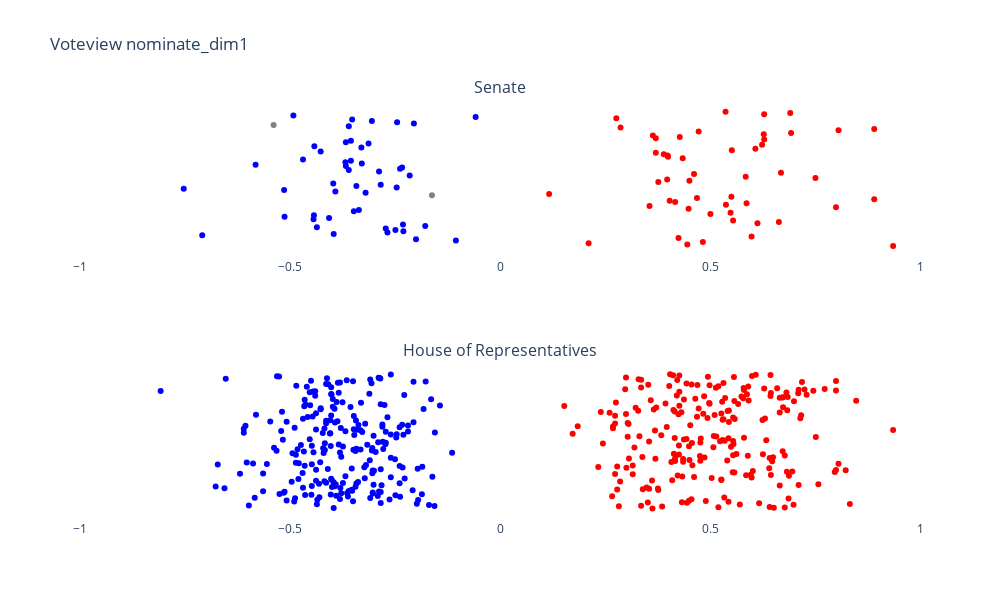

Here is the notebook cell this chart was saved with:
### Markdown cell above
# Nominate Dim 1

### Code cell
senate: pd.DataFrame = DATABASE[DATABASE["chamber"] == "Senate"]
house: pd.DataFrame = DATABASE[DATABASE["chamber"] == "House"]

fig = make_subplots(
    rows=2,
    cols=1,
    subplot_titles=("Senate", "House of Representatives"),
)

fig.add_trace(
    go.Scatter(
        x=senate["nominate_dim1"],
        mode="markers",
        marker_color=senate["color"],
    ),
    row=1,
    col=1,
)

fig.add_trace(
    go.Scatter(
        x=house["nominate_dim1"],
        mode="markers",
        marker_color=house["color"],
    ),
    row=2,
    col=1,
)

fig.update_layout(
    title="Voteview nominate_dim1",
    xaxis_title="",
    yaxis_title="",
    height=600,
    width=1000,
    showlegend=False,
    paper_bgcolor="rgba(0,0,0,0)",
    plot_bgcolor="rgba(0,0,0,0)",
    autosize=False,
)

fig.update_yaxes(showticklabels=False)
fig.update_xaxes(range=[-1, 1])
fig.write_image(ASSETS_DIR / "voteview-nominate-dim1.png")
fig.show()

### Figure 1 — Plotly figure (JSON) as saved in the notebook; plotly's stock layout.template omitted (floating-point values rounded to 4 significant figures; data arrays with more than 128 entries replaced by an {"elided": "..."} marker saying what was removed)
{"data": [{"marker": {"color": ["red", "red", "red", "red", "blue", "blue", "red", "red", "blue", "blue", "blue", "blue", "blue", "blue", "blue", "blue", "blue", "red", "red", "red", "blue", "blue", "blue", "blue", "red", "red", "blue", "blue", "red", "red", "red", "red", "red", "red", "red", "red", "red", "red", "gray", "red", "blue", "blue", "blue", "blue", "blue", "blue", "blue", "blue", "red", "red", "red", "red", "red", "blue", "red", "red", "blue", "blue", "blue", "blue", "blue", "blue", "blue", "blue", "blue", "blue", "red", "red", "red", "red", "red", "blue", "red", "red", "blue", "blue", "red", "blue", "blue", "blue", "red", "red", "red", "red", "red", "red", "red", "red", "red", "red", "blue", "gray", "blue", "blue", "blue", "blue", "red", "blue", "blue", "red", "red", "red"]}, "mode": "markers", "type": "scatter", "x": [0.936, 0.446, 0.211, 0.483, -0.105, -0.2, 0.425, 0.599, -0.709, -0.396, -0.268, -0.23, -0.249, -0.272, -0.436, -0.178, -0.231, 0.613, 0.664, 0.555, -0.444, -0.407, -0.513, -0.443, 0.501, 0.549, -0.348, -0.336, 0.449, 0.8, 0.356, 0.538, 0.587, 0.417, 0.404, 0.891, 0.469, 0.551, -0.162, 0.117, -0.32, -0.392, -0.514, -0.753, -0.246, -0.342, -0.284, -0.397, 0.377, 0.451, 0.398, 0.751, 0.585, -0.215, 0.462, 0.669, -0.288, -0.36, -0.238, -0.233, -0.367, -0.582, -0.329, -0.368, -0.355, -0.469, 0.435, 0.4, 0.399, 0.39, 0.371, -0.427, 0.552, 0.608, -0.33, -0.442, 0.624, -0.313, -0.367, -0.355, 0.629, 0.371, 0.428, 0.364, 0.628, 0.693, 0.473, 0.806, 0.891, 0.287, -0.36, -0.539, -0.205, -0.245, -0.305, -0.352, 0.277, -0.058, -0.492, 0.629, 0.691, 0.537], "xaxis": "x", "yaxis": "y"}, {"marker": {"color": {"elided": "455 str values"}}, "mode": "markers", "type": "scatter", "x": {"elided": "455 float values"}, "xaxis": "x2", "yaxis": "y2"}], "layout": {"annotations": [{"font": {"size": 16}, "showarrow": false, "text": "Senate", "x": 0.5, "xanchor": "center", "xref": "paper", "y": 1, "yanchor": "bottom", "yref": "paper"}, {"font": {"size": 16}, "showarrow": false, "text": "House of Representatives", "x": 0.5, "xanchor": "center", "xref": "paper", "y": 0.375, "yanchor": "bottom", "yref": "paper"}], "autosize": false, "height": 600, "paper_bgcolor": "rgba(0,0,0,0)", "plot_bgcolor": "rgba(0,0,0,0)", "showlegend": false, "title": {"text": "Voteview nominate_dim1"}, "width": 1000, "xaxis": {"anchor": "y", "domain": [0, 1], "range": [-1, 1], "title": {"text": ""}}, "xaxis2": {"anchor": "y2", "domain": [0, 1], "range": [-1, 1]}, "yaxis": {"anchor": "x", "domain": [0.625, 1], "showticklabels": false, "title": {"text": ""}}, "yaxis2": {"anchor": "x2", "domain": [0, 0.375], "showticklabels": false}}}
